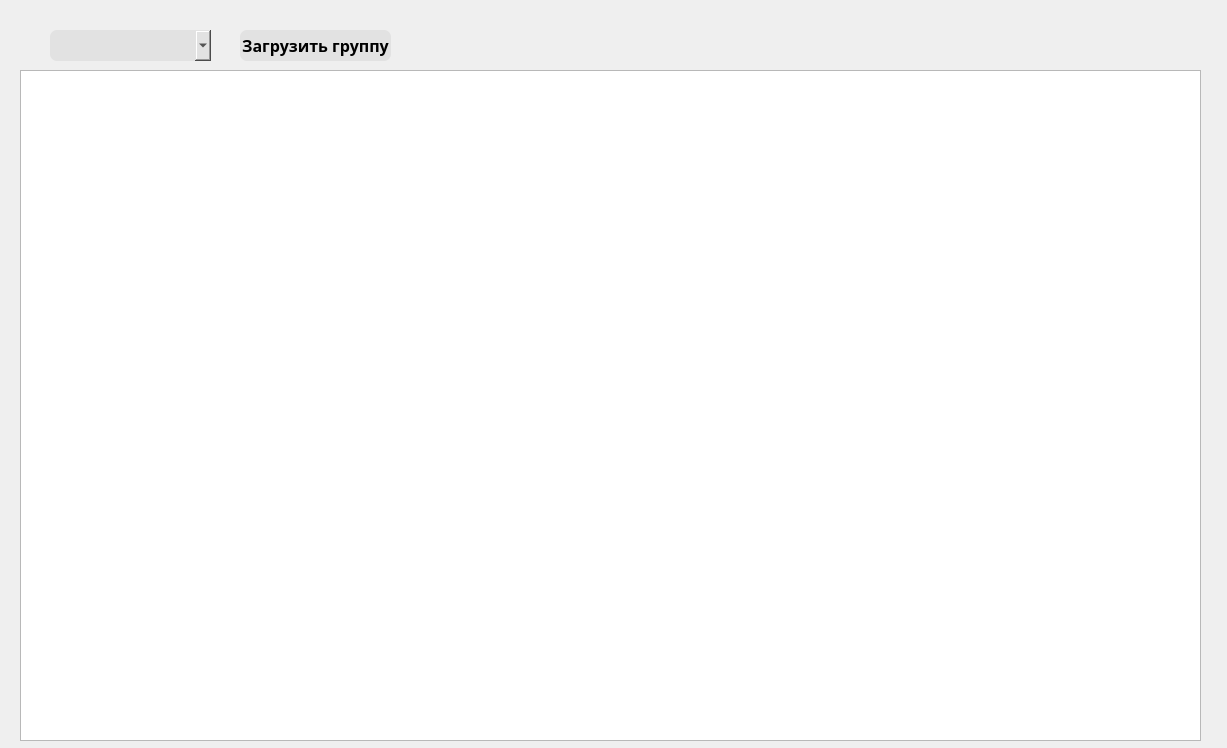
<?xml version="1.0" encoding="UTF-8"?>
<ui version="4.0">
 <class>Dialog</class>
 <widget class="QDialog" name="Dialog">
  <property name="geometry">
   <rect>
    <x>0</x>
    <y>0</y>
    <width>1227</width>
    <height>748</height>
   </rect>
  </property>
  <property name="windowTitle">
   <string>Dialog</string>
  </property>
  <widget class="QTableView" name="main_table">
   <property name="geometry">
    <rect>
     <x>20</x>
     <y>70</y>
     <width>1181</width>
     <height>671</height>
    </rect>
   </property>
   <property name="font">
    <font>
     <family>Yu Gothic UI Semibold</family>
     <pointsize>12</pointsize>
     <weight>75</weight>
     <bold>true</bold>
    </font>
   </property>
  </widget>
  <widget class="QPushButton" name="load_groupe_button">
   <property name="geometry">
    <rect>
     <x>240</x>
     <y>30</y>
     <width>151</width>
     <height>31</height>
    </rect>
   </property>
   <property name="font">
    <font>
     <family>Yu Gothic UI Semibold</family>
     <pointsize>12</pointsize>
     <weight>75</weight>
     <bold>true</bold>
    </font>
   </property>
   <property name="cursor">
    <cursorShape>PointingHandCursor</cursorShape>
   </property>
   <property name="mouseTracking">
    <bool>true</bool>
   </property>
   <property name="styleSheet">
    <string notr="true">background-color: rgb(149, 149, 149);
background-color: rgb(226, 226, 226);
border-radius: 7px</string>
   </property>
   <property name="text">
    <string>Загрузить группу</string>
   </property>
   <property name="icon">
    <iconset>
     <normaloff>icos/downloads.ico</normaloff>icos/downloads.ico</iconset>
   </property>
  </widget>
  <widget class="QComboBox" name="groupe_to_load_cbox">
   <property name="geometry">
    <rect>
     <x>50</x>
     <y>30</y>
     <width>161</width>
     <height>31</height>
    </rect>
   </property>
   <property name="font">
    <font>
     <family>Yu Gothic UI Semibold</family>
     <pointsize>12</pointsize>
     <weight>75</weight>
     <bold>true</bold>
    </font>
   </property>
   <property name="cursor">
    <cursorShape>PointingHandCursor</cursorShape>
   </property>
   <property name="styleSheet">
    <string notr="true">background-color: rgb(149, 149, 149);
background-color: rgb(226, 226, 226);
border-radius: 7px</string>
   </property>
   <item>
    <property name="text">
     <string/>
    </property>
   </item>
  </widget>
 </widget>
 <resources/>
 <connections/>
</ui>
